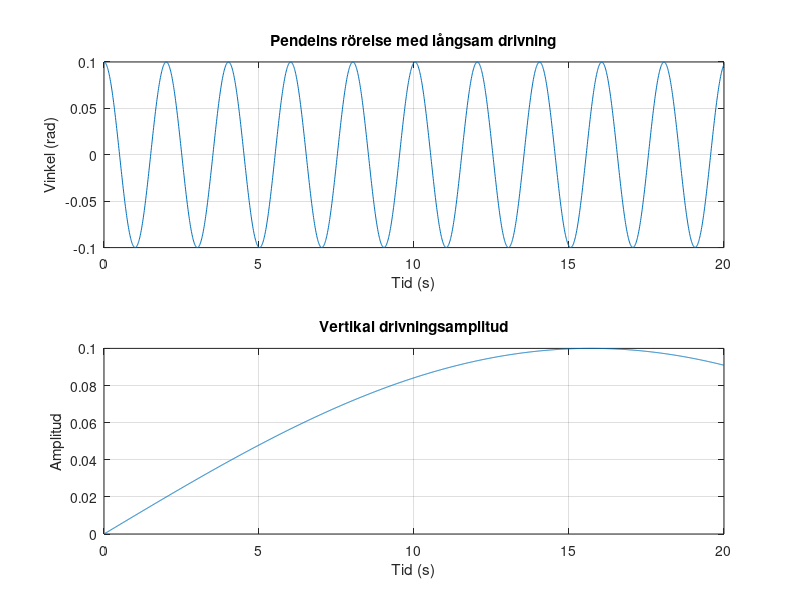

This figure's MATLAB source: (Note: this script raises an error after producing the figure.)
% Parametrar
l = 1.0; % Pendelns längd
g = 9.81; % Tyngdaccelerationen
a = 0.1; % Drivningsamplitud
nu_low = 0.1; % Låg frekvens

% Differentialekvationssystem för låg frekvens
ode_low = @(t, y) [y(2); (-g/l) * sin(y(1)) + a^2 * nu_low^2 * cos(nu_low * t) * sin(y(1))];

% Tidssteg
dt = 0.01;
t = 0:dt:20; % Tidsintervall

% Initialvärden
phi0 = 0.1; % Initial vinkel
phi_dot0 = 0; % Initial vinkelhastighet

% Lös differentialekvationssystemet numeriskt för låg frekvens
[t_low, y_low] = ode45(ode_low, t, [phi0, phi_dot0]);

% Plotta resultatet
subplot(2, 1, 1)
plot(t_low, y_low(:, 1))
xlabel('Tid (s)')
ylabel('Vinkel (rad)')
title('Pendelns rörelse med långsam drivning')
grid on

subplot(2, 1, 2)
plot(t_low, a * sin(nu_low * t_low))
xlabel('Tid (s)')
ylabel('Amplitud')
title('Vertikal drivningsamplitud')
grid on

sgtitle('Pendelns rörelse med långsam vertikal drivning')
